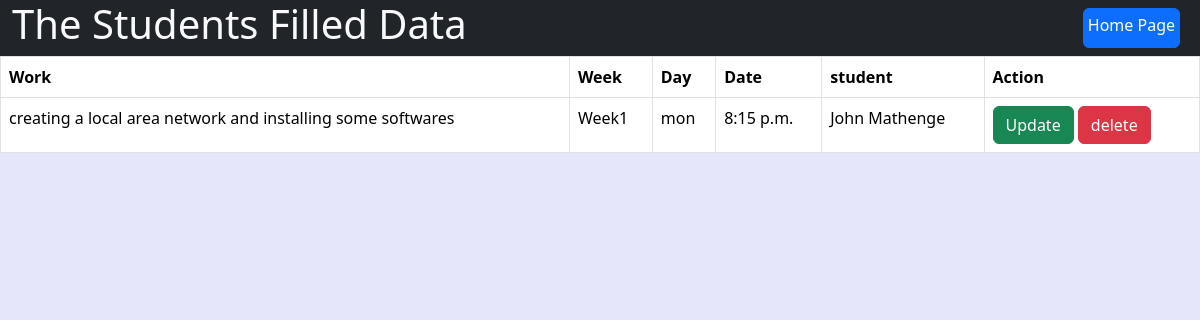
Screenshot of /view_record with the database file from the repository.
### student/models.py (models this page shows, shortened)
class UpdateDetails(models.Model):
    WEEK_CHOICES = models.TextChoices('WeekChoices', 'Week1 Week2 Week3 Week4 Week5 Week6 Week7 Week8 Week9 Week10')
    DAY_CHOICES = (
    ('mon', 'Monday'),
    ('tue', 'Tuesday'),
    ('wed', 'Wednesday'),
    ('thu', 'Thursday'),
    ('fri', 'Friday'),
   )
    work = models.TextField()
    week= week = models.CharField(max_length=50, choices=WEEK_CHOICES.choices)
    week_day = models.CharField(max_length=30, choices=DAY_CHOICES, default='Monday')
    Date = models.DateField(null=True,blank=True)
    time = models.TimeField(null=True)
    student = models.ForeignKey(Student, on_delete=models.CASCADE)

class Student(models.Model):
    Fullname = models.CharField(max_length=30)
    Email = models.EmailField(max_length=30)
    Regno = models.CharField(max_length=30)
    Profile = models.ImageField(upload_to='students', null=False, blank=True)
    Password = models.CharField(max_length=255)
    def __str__(self):
        return self.Fullname

### student/views.py (the view)
# urls.py: path('view_record', views.view_data, name='view_data'),
def view_data(request):
    data = UpdateDetails.objects.all()
    context ={
        'data': data,
    }
    return render(request, 'view.html', context)

### student/templates/view.html (shortened to what this page needs)
{% extends 'base.html' %}
{% load static %}
{% block content %}
 <div class="container-fluid bg-dark text-light d-flex justify-content-between">
    <h1>The Students Filled Data</h1>
    <a class="btn btn-primary p-1 m-2" href="{% url 'home' %}"> Home Page</a>
 </div>
{% if data %}
<table class="table table-bordered table-hover">
    <thead class="bg-info text-light">
        <tr>
            <th scope="col">Work</th>
            <th scope="col">Week</th>
            <th scope="col">Day</th>
            <th scope="col">Date</th>
            <th scope="col">student</th>
            <th scope="col">Action</th>
        </tr>
    </thead>
    <tbody>
        {% for student in data %}
            <tr>
                <td>{{ student.work }}</td>
                <td>{{ student.week }}</td>
                <td>{{ student.week_day }}</td>
                <td>{{ student.time }}
                <td>{{ student.student }}
                <td><a class="text-decoration-none btn btn-success" href="{% url 'update_record' record_id=student.id%}">Update</a>
                <a class="text-decoration-none btn btn-danger" href="{% url 'delete_record' record_id=student.id%}">delete</a></td>
            </tr>
        {% endfor %}
    </tbody>
</table>
{% else %}
<p>No students data available.</p>
{% endif %}
{% endblock %}

### static/css/style.css (style rules this page uses)
body { background: lavender; }

### rows the page displays
UpdateDetails: work "creating a local area network and installing some softwares", week "Week1", week_day "mon", time "8:15 p.m.", student "John Mathenge"
